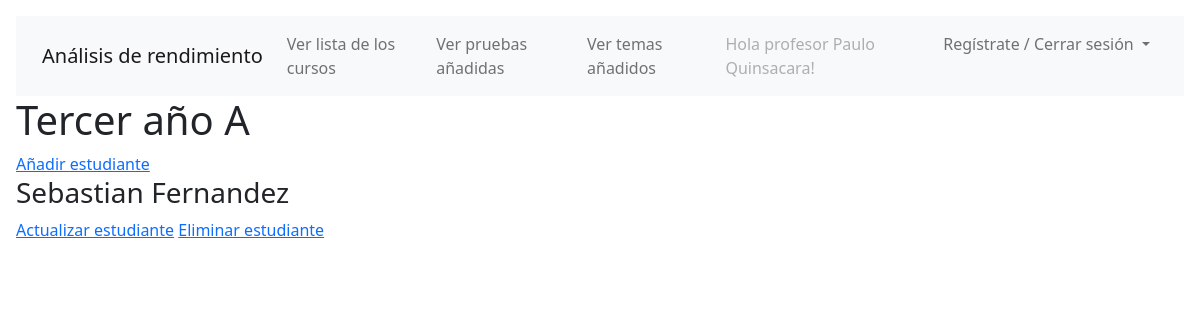
Page /curso/1/ (signed in) on the committed database.
### base/models.py (models this page shows, shortened)
class Curso(models.Model):
    nombre_curso = models.CharField('Nombre del Curso', max_length=100)

class Estudiante(models.Model):
    curso = models.ForeignKey(Curso, on_delete=models.CASCADE)
    nombres = models.CharField('Nombres', max_length=20)
    apellidos = models.CharField('Apellidos', max_length=20)
    nombre_completo = models.CharField('Nombre Completo', max_length=40, blank=True)
    aciertoestudiante = models.DecimalField(max_digits=4, decimal_places=3, blank=True, null=True)
    preguntas = models.ManyToManyField(Preguntas,through='EstudiantePreguntas', blank=True)
    def save(self):
        self.nombre_completo = self.nombres + ' ' + self.apellidos
        return super(Estudiante, self).save()

### base/views.py (the view)
# urls.py: path('curso/<str:pk>/', views.curso, name="curso"),
@login_required(login_url='login')
def curso(request, pk):
    calcular()
    curso = Curso.objects.get(id=pk)
    context = {'curso': curso}
    return render(request, 'base/curso.html', context)

### base/templates/base/curso.html
{% extends 'base/main.html' %}
{% block content %}
<h1>{{curso.nombre_curso}}</h1>
<div>
    <a href="{% url 'crear-estudiante' curso.id %}">Añadir estudiante</a>
    <div>
        {% for estudiante in curso.estudiante_set.all %}
            <div>
                <h3>{{estudiante.nombres}} {{estudiante.apellidos}}</h3>
                <a href="{% url 'actualizar-estudiante' estudiante.id %}">Actualizar estudiante</a>
                <a href="{% url 'eliminar-estudiante' estudiante.id %}">Eliminar estudiante</a>
            </div>
        {% empty %}
            No existe aún ningún estudiante relacionado al curso.
        {% endfor %}
    </div>
</div>
{% endblock content %}

### base/templates/base/navbar.html (shortened to what this page needs)
<!doctype html>
<html lang="en">
  <head>
    <link href="https://cdn.jsdelivr.net/npm/bootstrap@5.2.1/dist/css/bootstrap.min.css" rel="stylesheet">
    <link href="https://getbootstrap.com/docs/5.2/assets/css/docs.css" rel="stylesheet">
  </head>
  <body class="p-3 m-0 border-0 bd-example">
    <nav class="navbar navbar-expand-lg bg-light">
      <div class="container">
        <a class="navbar-brand" href="/">Análisis de rendimiento</a>
        <div class="collapse navbar-collapse" id="navbarSupportedContent">
          {% if user.is_authenticated %}
          <ul class="navbar-nav me-auto mb-2 mb-lg-0">
            <li class="nav-item">
              <a class="nav-link" href="{% url 'listacursos' %}">Ver lista de los cursos</a>
            </li>
            <li class="nav-item">
              <a class="nav-link" href="{% url 'listapruebas' %}">Ver pruebas añadidas</a>
            </li>
            <li class="nav-item">
              <a class="nav-link" href="{% url 'listatemas' %}">Ver temas añadidos</a>
            </li>
            <li class="nav-item">
              <a class="nav-link disabled">Hola profesor {{ user.first_name }} {{ user.last_name }}!</a>
            </li>
            <li class="nav-item dropdown">
            <a class="nav-link dropdown-toggle" href="#" role="button" data-bs-toggle="dropdown" aria-expanded="false">
                Regístrate / Cerrar sesión
            </a>
          </li>
          </ul>
          {% endif %}
        </div>
      </div>
    </nav>
  </body>
</html>

### rows in the picture
Curso: nombre_curso "Tercer año A"
Estudiante: nombres "Sebastian", apellidos "Fernandez"

### other values in the picture
{{ user.first_name }} "Paulo"
{{ user.last_name }} "Quinsacara"
